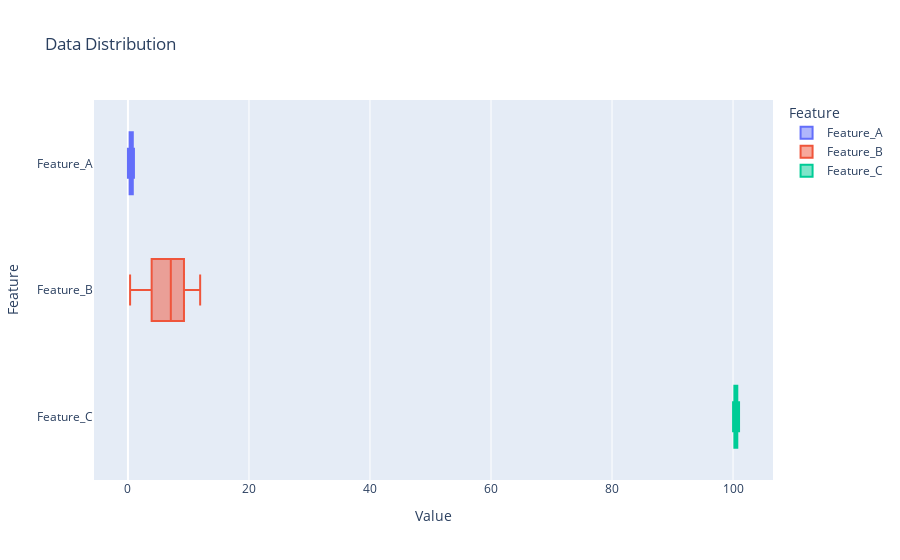

The notebook cell this image was saved under:
### Markdown cell above
## 샘플 데이터 생성

### Code cell
np.random.seed(1234)
X = np.random.rand(100,3) # 샘플 100개, 특성 3개
# 1번 특성과 차이를 두기
X[:,1] *= 12 # 2번 특성은 10배 이상 증가
X[:,2] += 100 # 3번 특성은 100을 더해 평균 이동 

df = pd.DataFrame(X, columns = ['Feature_A', 'Feature_B', 'Feature_C'])

# 분포 확인
print('--- 데이터 기초 통계량 ---')
display(df.describe())

df_melted = df.melt(var_name = 'Feature', value_name = 'Value')

fig = px.box(df_melted,
             x = 'Value',
             y = 'Feature',
             color = 'Feature',
             title = 'Data Distribution')
fig.show()

### Figure 1 — Plotly figure (JSON) as saved in the notebook; plotly's stock layout.template omitted (floating-point values rounded to 4 significant figures)
{"data": [{"alignmentgroup": "True", "hovertemplate": "Feature=%{y}<br>Value=%{x}<extra></extra>", "legendgroup": "Feature_A", "marker": {"color": "#636efa"}, "name": "Feature_A", "notched": false, "offsetgroup": "Feature_A", "orientation": "h", "showlegend": true, "type": "box", "x": [0.1915, 0.7854, 0.2765, 0.8759, 0.6835, 0.5612, 0.7728, 0.6154, 0.9331, 0.7887, 0.8691, 0.1438, 0.2188, 0.9093, 0.04736, 0.5333, 0.3297, 0.6072, 0.6174, 0.9921, 0.2853, 0.1957, 0.4516, 0.1194, 0.4716, 0.9, 0.006209, 0.6121, 0.706, 0.831, 0.1526, 0.9514, 0.5369, 0.6694, 0.7969, 0.1472, 0.1141, 0.1936, 0.8791, 0.1826, 0.7267, 0.5992, 0.3352, 0.05501, 0.8539, 0.134, 0.3175, 0.9006, 0.08477, 0.1424, 0.9745, 0.1083, 0.7616, 0.5684, 0.9522, 0.8187, 0.8906, 0.3661, 0.2156, 0.8016, 0.6228, 0.7121, 0.3632, 0.3444, 0.1715, 0.3696, 0.8024, 0.8812, 0.7248, 0.4395, 0.08353, 0.661, 0.4467, 0.9833, 0.9219, 0.6301, 0.2233, 0.6508, 0.3764, 0.8277, 0.002189, 0.5982, 0.05839, 0.8551, 0.5633, 0.6589, 0.6124, 0.6862, 0.8565, 0.4724, 0.3334, 0.03105, 0.9515, 0.4101, 0.5654, 0.514, 0.9036, 0.6997, 0.6409, 0.8222], "x0": " ", "xaxis": "x", "y": ["Feature_A", "Feature_A", "Feature_A", "Feature_A", "Feature_A", "Feature_A", "Feature_A", "Feature_A", "Feature_A", "Feature_A", "Feature_A", "Feature_A", "Feature_A", "Feature_A", "Feature_A", "Feature_A", "Feature_A", "Feature_A", "Feature_A", "Feature_A", "Feature_A", "Feature_A", "Feature_A", "Feature_A", "Feature_A", "Feature_A", "Feature_A", "Feature_A", "Feature_A", "Feature_A", "Feature_A", "Feature_A", "Feature_A", "Feature_A", "Feature_A", "Feature_A", "Feature_A", "Feature_A", "Feature_A", "Feature_A", "Feature_A", "Feature_A", "Feature_A", "Feature_A", "Feature_A", "Feature_A", "Feature_A", "Feature_A", "Feature_A", "Feature_A", "Feature_A", "Feature_A", "Feature_A", "Feature_A", "Feature_A", "Feature_A", "Feature_A", "Feature_A", "Feature_A", "Feature_A", "Feature_A", "Feature_A", "Feature_A", "Feature_A", "Feature_A", "Feature_A", "Feature_A", "Feature_A", "Feature_A", "Feature_A", "Feature_A", "Feature_A", "Feature_A", "Feature_A", "Feature_A", "Feature_A", "Feature_A", "Feature_A", "Feature_A", "Feature_A", "Feature_A", "Feature_A", "Feature_A", "Feature_A", "Feature_A", "Feature_A", "Feature_A", "Feature_A", "Feature_A", "Feature_A", "Feature_A", "Feature_A", "Feature_A", "Feature_A", "Feature_A", "Feature_A", "Feature_A", "Feature_A", "Feature_A", "Feature_A"], "y0": " ", "yaxis": "y"}, {"alignmentgroup": "True", "hovertemplate": "Feature=%{y}<br>Value=%{x}<extra></extra>", "legendgroup": "Feature_B", "marker": {"color": "#EF553B"}, "name": "Feature_B", "notched": false, "offsetgroup": "Feature_B", "orientation": "h", "showlegend": true, "type": "box", "x": [7.465, 9.36, 9.622, 4.294, 8.552, 6.037, 10.59, 0.9046, 7.817, 3.802, 5.234, 8.451, 11.1, 0.7177, 8.099, 0.5199, 6.036, 6.791, 10.95, 11.51, 7.499, 4.588, 11.78, 8.862, 1.286, 5.001, 3.608, 11.02, 1.798, 7.605, 6.821, 5.764, 9.83, 9.205, 6.693, 0.3558, 11.41, 5.494, 3.031, 10.82, 10.8, 3.494, 7.891, 3.878, 3.445, 11.94, 6.819, 11.73, 3.996, 6.63, 8.013, 9.314, 10.97, 2.421, 10.68, 6.541, 11.68, 3.877, 8.819, 9.393, 5.924, 5.327, 8.769, 7.691, 8.845, 7.252, 11.35, 7.532, 8.6, 3.385, 9.13, 7.564, 4.981, 4.481, 10.48, 4.294, 5.035, 9.068, 3.563, 10.81, 0.5036, 1.278, 7.456, 3.676, 0.458, 2.199, 6.668, 2.885, 8.734, 10.28, 6.218, 6.922, 8.196, 0.5028, 2.075, 10.43, 3.331, 10.82, 3.96, 7.536], "x0": " ", "xaxis": "x", "y": ["Feature_B", "Feature_B", "Feature_B", "Feature_B", "Feature_B", "Feature_B", "Feature_B", "Feature_B", "Feature_B", "Feature_B", "Feature_B", "Feature_B", "Feature_B", "Feature_B", "Feature_B", "Feature_B", "Feature_B", "Feature_B", "Feature_B", "Feature_B", "Feature_B", "Feature_B", "Feature_B", "Feature_B", "Feature_B", "Feature_B", "Feature_B", "Feature_B", "Feature_B", "Feature_B", "Feature_B", "Feature_B", "Feature_B", "Feature_B", "Feature_B", "Feature_B", "Feature_B", "Feature_B", "Feature_B", "Feature_B", "Feature_B", "Feature_B", "Feature_B", "Feature_B", "Feature_B", "Feature_B", "Feature_B", "Feature_B", "Feature_B", "Feature_B", "Feature_B", "Feature_B", "Feature_B", "Feature_B", "Feature_B", "Feature_B", "Feature_B", "Feature_B", "Feature_B", "Feature_B", "Feature_B", "Feature_B", "Feature_B", "Feature_B", "Feature_B", "Feature_B", "Feature_B", "Feature_B", "Feature_B", "Feature_B", "Feature_B", "Feature_B", "Feature_B", "Feature_B", "Feature_B", "Feature_B", "Feature_B", "Feature_B", "Feature_B", "Feature_B", "Feature_B", "Feature_B", "Feature_B", "Feature_B", "Feature_B", "Feature_B", "Feature_B", "Feature_B", "Feature_B", "Feature_B", "Feature_B", "Feature_B", "Feature_B", "Feature_B", "Feature_B", "Feature_B", "Feature_B", "Feature_B", "Feature_B", "Feature_B"], "y0": " ", "yaxis": "y"}, {"alignmentgroup": "True", "hovertemplate": "Feature=%{y}<br>Value=%{x}<extra></extra>", "legendgroup": "Feature_C", "marker": {"color": "#00cc96"}, "name": "Feature_C", "notched": false, "offsetgroup": "Feature_C", "orientation": "h", "showlegend": true, "type": "box", "x": [100.4, 100.3, 101.0, 100.5, 100.4, 100.0, 100.4, 100.4, 100.4, 100.6, 100.8, 100.7, 100.4, 100.2, 100.6, 100.6, 100.1, 100.0, 100.8, 100.8, 100.5, 100.1, 100.1, 100.6, 100.2, 100.5, 100.4, 100.6, 100.7, 100.4, 100.5, 100.5, 100.1, 100.7, 101.0, 100.6, 100.3, 100.9, 100.3, 100.7, 100.8, 100.2, 100.1, 100.6, 100.2, 100.2, 100.0, 100.6, 100.7, 100.3, 100.3, 100.8, 100.7, 100.7, 101.0, 100.5, 100.6, 100.9, 100.4, 100.7, 100.8, 100.0, 100.5, 100.1, 100.1, 100.1, 101.0, 100.9, 100.0, 100.3, 100.5, 100.4, 100.5, 100.0, 100.4, 100.2, 100.1, 100.9, 100.4, 100.4, 100.1, 100.3, 100.0, 100.8, 100.6, 100.8, 100.6, 100.8, 100.7, 100.7, 100.4, 100.9, 100.1, 100.2, 100.6, 100.7, 100.3, 101.0, 100.6, 100.1], "x0": " ", "xaxis": "x", "y": ["Feature_C", "Feature_C", "Feature_C", "Feature_C", "Feature_C", "Feature_C", "Feature_C", "Feature_C", "Feature_C", "Feature_C", "Feature_C", "Feature_C", "Feature_C", "Feature_C", "Feature_C", "Feature_C", "Feature_C", "Feature_C", "Feature_C", "Feature_C", "Feature_C", "Feature_C", "Feature_C", "Feature_C", "Feature_C", "Feature_C", "Feature_C", "Feature_C", "Feature_C", "Feature_C", "Feature_C", "Feature_C", "Feature_C", "Feature_C", "Feature_C", "Feature_C", "Feature_C", "Feature_C", "Feature_C", "Feature_C", "Feature_C", "Feature_C", "Feature_C", "Feature_C", "Feature_C", "Feature_C", "Feature_C", "Feature_C", "Feature_C", "Feature_C", "Feature_C", "Feature_C", "Feature_C", "Feature_C", "Feature_C", "Feature_C", "Feature_C", "Feature_C", "Feature_C", "Feature_C", "Feature_C", "Feature_C", "Feature_C", "Feature_C", "Feature_C", "Feature_C", "Feature_C", "Feature_C", "Feature_C", "Feature_C", "Feature_C", "Feature_C", "Feature_C", "Feature_C", "Feature_C", "Feature_C", "Feature_C", "Feature_C", "Feature_C", "Feature_C", "Feature_C", "Feature_C", "Feature_C", "Feature_C", "Feature_C", "Feature_C", "Feature_C", "Feature_C", "Feature_C", "Feature_C", "Feature_C", "Feature_C", "Feature_C", "Feature_C", "Feature_C", "Feature_C", "Feature_C", "Feature_C", "Feature_C", "Feature_C"], "y0": " ", "yaxis": "y"}], "layout": {"boxmode": "overlay", "legend": {"title": {"text": "Feature"}, "tracegroupgap": 0}, "title": {"text": "Data Distribution"}, "xaxis": {"anchor": "y", "domain": [0, 1], "title": {"text": "Value"}}, "yaxis": {"anchor": "x", "categoryarray": ["Feature_C", "Feature_B", "Feature_A"], "categoryorder": "array", "domain": [0, 1], "title": {"text": "Feature"}}}}
